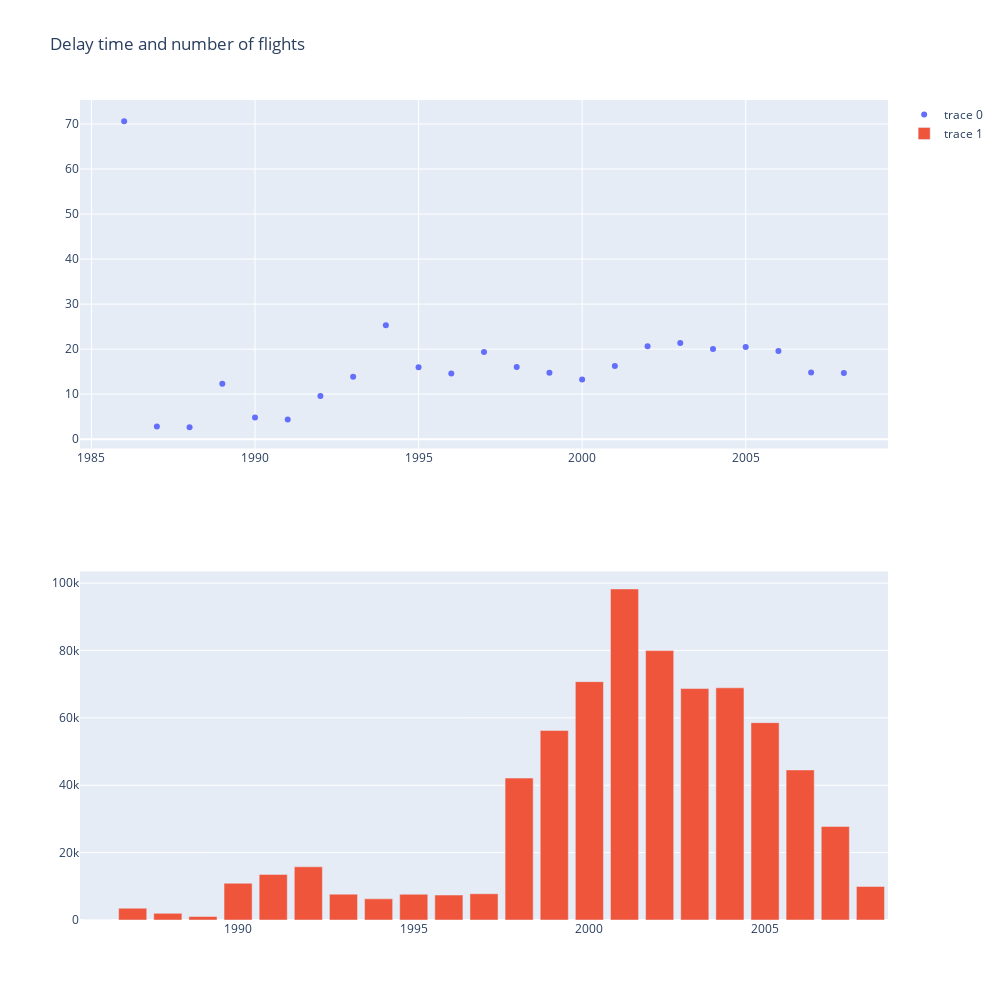

This figure's notebook cell:
### Markdown cell above
## Do older planes suffer longer delays? What about the number of delays?

### Code cell
df = pd.read_csv('planeAgeDelay.csv')

fig = make_subplots(rows=2, cols=1)

fig.add_trace(
    go.Scatter(x=df['year'], y=df['avg_delay'], mode = 'markers',),
    row=1, col=1
)

fig.add_trace(
    go.Bar(x=df['year'], y=df['num_delays'], ),
    row=2, col=1
)

fig.update_layout(height=1000, width=1000, title_text="Delay time and number of flights")

fig.show()

### Figure 1 — Plotly figure (JSON) as saved in the notebook; plotly's stock layout.template omitted (floating-point values rounded to 4 significant figures)
{"data": [{"mode": "markers", "type": "scatter", "x": [1986, 1987, 1988, 1989, 1990, 1991, 1992, 1993, 1994, 1995, 1996, 1997, 1998, 1999, 2000, 2001, 2002, 2003, 2004, 2005, 2006, 2007, 2008], "xaxis": "x", "y": [70.63, 2.797, 2.625, 12.31, 4.829, 4.348, 9.604, 13.89, 25.32, 15.96, 14.58, 19.36, 16.05, 14.76, 13.23, 16.24, 20.64, 21.34, 20.04, 20.49, 19.55, 14.79, 14.68], "yaxis": "y"}, {"type": "bar", "x": [1986, 1987, 1988, 1989, 1990, 1991, 1992, 1993, 1994, 1995, 1996, 1997, 1998, 1999, 2000, 2001, 2002, 2003, 2004, 2005, 2006, 2007, 2008], "xaxis": "x2", "y": [19, 3500, 1975, 1031, 10910, 13532, 15792, 7676, 6286, 7643, 7416, 7790, 42123, 56266, 70752, 98270, 79966, 68696, 68921, 58575, 44551, 27766, 9943], "yaxis": "y2"}], "layout": {"height": 1000, "title": {"text": "Delay time and number of flights"}, "width": 1000, "xaxis": {"anchor": "y", "domain": [0, 1]}, "xaxis2": {"anchor": "y2", "domain": [0, 1]}, "yaxis": {"anchor": "x", "domain": [0.575, 1]}, "yaxis2": {"anchor": "x2", "domain": [0, 0.425]}}}
